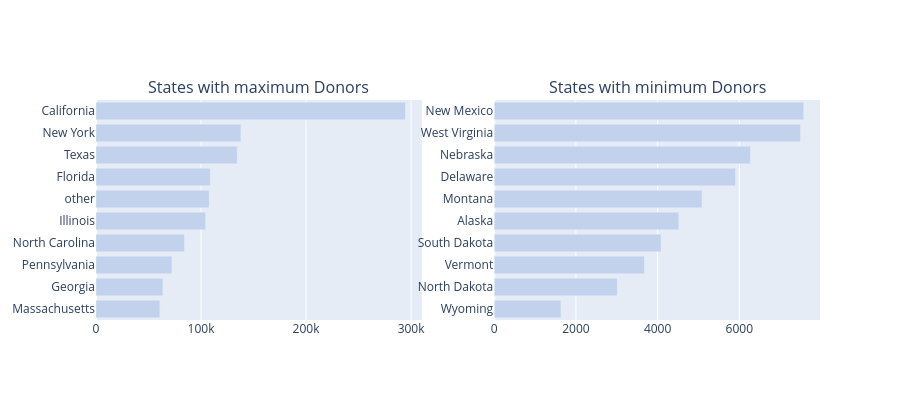

This figure's notebook cell:
### Code cell
import plotly.graph_objs as go
from plotly.offline import iplot
from plotly.subplots import make_subplots 

def bar_hor(df, col, title, color, w=None, h=None, lm=0, limit=100, return_trace=False, rev=False):
    cnt_srs = df[col].value_counts()
    yy = cnt_srs.head(limit).index[::-1] 
    xx = cnt_srs.head(limit).values[::-1] 
    if rev:
        yy = cnt_srs.tail(limit).index[::-1] 
        xx = cnt_srs.tail(limit).values[::-1] 
        
    trace = go.Bar(y=yy, x=xx, orientation='h', marker=dict(color=color))
    if return_trace:
        return trace 
    
    layout = dict(title=title, margin=dict(l=lm), width=w, height=h)
    data = [trace]
    fig = go.Figure(data=data, layout=layout)
    iplot(fig)

def bar_hor_noagg(x, y, title, color, w=None, h=None, lm=0, limit=100, rt=False):
    trace = go.Bar(y=x, x=y, orientation='h', marker=dict(color=color))
    if rt:
        return trace
    layout = dict(title=title, margin=dict(l=lm), width=w, height=h)
    data = [trace]
    fig = go.Figure(data=data, layout=layout)
    iplot(fig)

def bar_ver_noagg(x, y, title, color, w=None, h=None, lm=0, rt=False):
    trace = go.Bar(y=y, x=x, marker=dict(color=color))
    if rt:
        return trace
    layout = dict(title=title, margin=dict(l=lm), width=w, height=h)
    data = [trace]
    fig = go.Figure(data=data, layout=layout)
    iplot(fig)


trace1 = bar_hor(donors_df, 'Donor City', "Top Cities with maximum Donors", '#c2d2ed', 500, 400, 200, limit=10, return_trace=True)
trace2 = bar_hor(donors_df, 'Donor State', "Top States with maximum Donors", '#c2d2ed', 500, 400, 200, limit=10, return_trace=True)
trace4 = bar_hor(donors_df, 'Donor State', "Top States with maximum Donors", '#c2d2ed', 600, 400, 200, limit=10, return_trace=True, rev=True)

fig = make_subplots(
    rows=1, 
    cols=2, 
    subplot_titles=['States with maximum Donors', 'States with minimum Donors']
)

fig.append_trace(trace2, 1, 1)
fig.append_trace(trace4, 1, 2)

fig['layout'].update(height=400, showlegend=False)
iplot(fig)

### Figure 1 — Plotly figure (JSON) as saved in the notebook; plotly's stock layout.template omitted (floating-point values rounded to 4 significant figures)
{"data": [{"marker": {"color": "#c2d2ed"}, "orientation": "h", "type": "bar", "x": [60730, 63731, 72280, 84250, 104381, 107809, 108828, 134449, 137957, 294695], "xaxis": "x", "y": ["Massachusetts", "Georgia", "Pennsylvania", "North Carolina", "Illinois", "other", "Florida", "Texas", "New York", "California"], "yaxis": "y"}, {"marker": {"color": "#c2d2ed"}, "orientation": "h", "type": "bar", "x": [1634, 3012, 3677, 4084, 4519, 5088, 5906, 6272, 7497, 7576], "xaxis": "x2", "y": ["Wyoming", "North Dakota", "Vermont", "South Dakota", "Alaska", "Montana", "Delaware", "Nebraska", "West Virginia", "New Mexico"], "yaxis": "y2"}], "layout": {"annotations": [{"font": {"size": 16}, "showarrow": false, "text": "States with maximum Donors", "x": 0.225, "xanchor": "center", "xref": "paper", "y": 1, "yanchor": "bottom", "yref": "paper"}, {"font": {"size": 16}, "showarrow": false, "text": "States with minimum Donors", "x": 0.775, "xanchor": "center", "xref": "paper", "y": 1, "yanchor": "bottom", "yref": "paper"}], "height": 400, "showlegend": false, "xaxis": {"anchor": "y", "domain": [0, 0.45]}, "xaxis2": {"anchor": "y2", "domain": [0.55, 1]}, "yaxis": {"anchor": "x", "domain": [0, 1]}, "yaxis2": {"anchor": "x2", "domain": [0, 1]}}}
